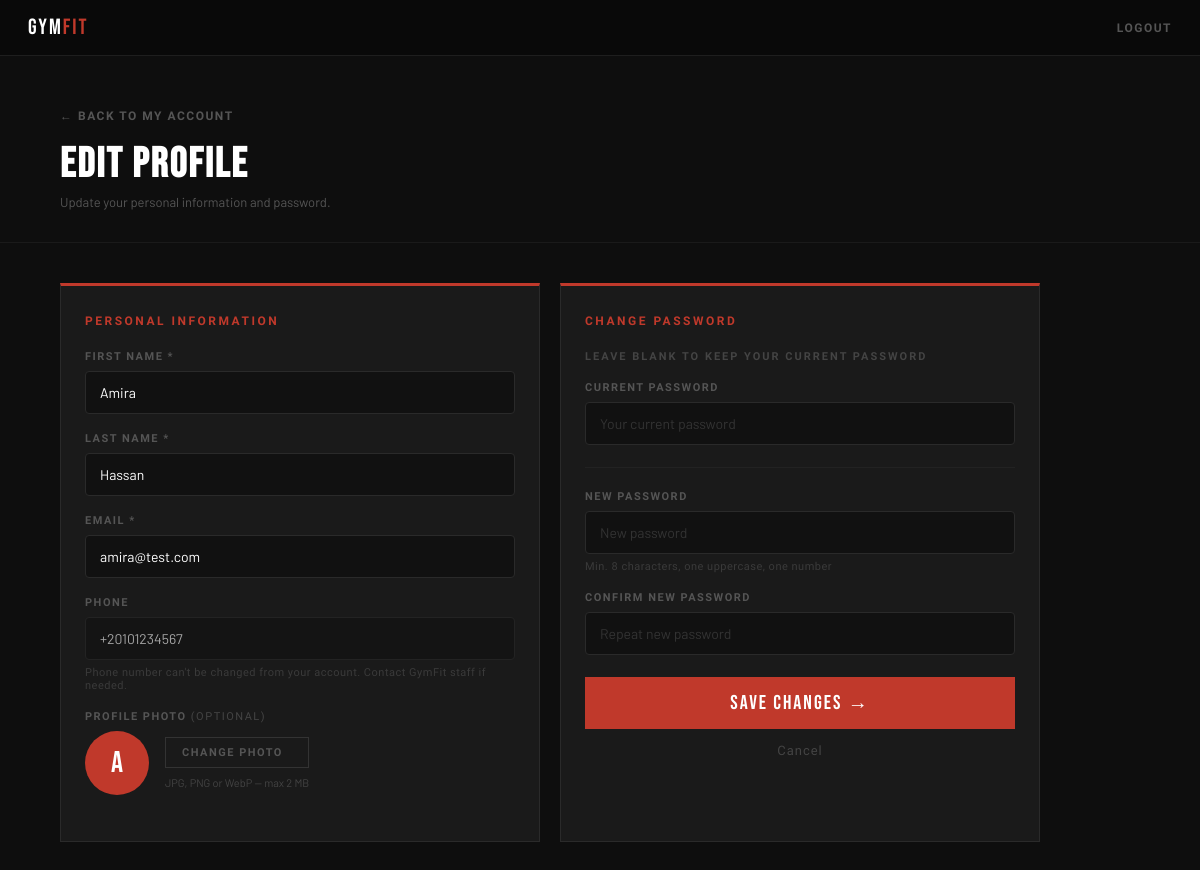
/index.php?route=member-edit (signed in), run on the app's committed database.
### tables this page shows
CREATE TABLE IF NOT EXISTS members (
    id_member         INT           AUTO_INCREMENT PRIMARY KEY,
    first_name        VARCHAR(100)  NOT NULL,
    last_name         VARCHAR(100)  NOT NULL,
    email             VARCHAR(150)  UNIQUE NOT NULL,
    password          VARCHAR(255)  NOT NULL,
    phone             VARCHAR(20),
    registration_date DATETIME      DEFAULT CURRENT_TIMESTAMP,
    status            ENUM('active','inactive','pending') DEFAULT 'pending',
    id_subscription   INT,
    id_role           INT           NOT NULL DEFAULT 2,
    avatar            VARCHAR(255),
    FOREIGN KEY (id_subscription) REFERENCES subscriptions(id_subscription),
    FOREIGN KEY (id_role) REFERENCES roles(id_role)
);

### app/controllers/AbstractController.php (called while the page is built, shortened)
 <?php
abstract class AbstractController
{
protected function render(string $view, array $data = []): void
{
    $subscriptionManager = new SubscriptionManager();
    $data['footerSubscriptions'] = $subscriptionManager->findAll();
    $courseManager = new CourseManager();
    $data['footerCourses'] = $courseManager->findAll();
    require __DIR__ . '/../views/' . $view . '.phtml';
}
}

### app/controllers/MemberController.php (called while the page is built, shortened)
<?php
class MemberController extends AbstractController
{
    public function editForm(): void
    {
        $memberManager = new MemberManager();
        $member = $memberManager->findOne($_SESSION['user']['id']);
        $error = null;
        $this->render('member-edit', [
            'member' => $member,
            'error'  => $error,
        ]);
    }
}

### index.php (called while the page is built, shortened)
<?php
$router = new Router();
$router->handleRequest($_GET);

### app/managers/AbstractManager.php (called while the page is built, shortened)
<?php
abstract class AbstractManager
{
    public function __construct()
    {
        try {
            $connexion = "mysql:host=".$_ENV["DB_HOST"].";port=3306;charset=".$_ENV["DB_CHARSET"].";dbname=".$_ENV["DB_NAME"];
            $this->db = new PDO(
                $connexion,
                $_ENV["DB_USER"],
                $_ENV["DB_PASSWORD"]
            );
        }catch (PDOException $e){
            error_log('Database connection failed: ' . $e->getMessage());
            if (($_ENV['APP_ENV'] ?? 'production') === 'development') {
                die('Connexion échouée : ' . $e->getMessage());
            }
            http_response_code(503);
            die('Service temporarily unavailable. Please try again later.');
        }
    }
}

### app/managers/SubscriptionManager.php (called while the page is built, shortened)
<?php
class SubscriptionManager extends AbstractManager
{
    public function findAll(): array
    {
        $query = $this->db->prepare(
            'SELECT * FROM subscriptions ORDER BY monthly_price'
        );
        $query->execute();
        $rows = $query->fetchAll(PDO::FETCH_ASSOC);
        $subscriptions = [];
        foreach ($rows as $row) {
            $subscription = new Subscription(
                $row['name'],
                $row['monthly_price'],
                $row['class_access'],
                $row['coaching_access'],
                $row['sauna_access'],
                $row['description'],
                $row['id_subscription']
            );
            $subscriptions[] = $subscription;
        }
        return $subscriptions;
    }
}

### app/managers/CourseManager.php (called while the page is built, shortened)
<?php
class CourseManager extends AbstractManager
{
    public function findAll(): array
    {
        $query = $this->db->prepare(
            'SELECT * FROM courses ORDER BY day, start_time'
        );
        $query->execute();
        $rows = $query->fetchAll(PDO::FETCH_ASSOC);
        $courses = [];
        foreach ($rows as $row) {
            $course = new Course(
                $row['name'],
                $row['type'],
                $row['level'],
                $row['coach'],
                $row['day'],
                $row['start_time'],
                $row['end_time'],
                $row['max_capacity'],
                $row['id_class']
            );
            $courses[] = $course;
        }
        return $courses;
    }
}

### app/managers/MemberManager.php (called while the page is built, shortened)
<?php
class MemberManager extends AbstractManager
{
    public function findOne(int $id): ?Member
    {
        $query = $this->db->prepare(
            'SELECT * FROM members WHERE id_member = :id'
        );
        $query->execute(['id' => $id]);
        $row = $query->fetch(PDO::FETCH_ASSOC);
        return new Member(
            $row['first_name'],
            $row['last_name'],
            $row['email'],
            $row['password'],
            $row['phone'],
            $row['status'],
            $row['id_subscription'],
            $row['id_member'],
            $row['registration_date'],
            $row['avatar'] ?? null,
            $row['id_role']
        );
    }
}

### app/models/Member.php (called while the page is built, shortened)
<?php
class Member {
    public function getFirstName(): string {
        return $this->firstName;
    }
    public function getLastName(): string {
        return $this->lastName;
    }
    public function getEmail(): string {
        return $this->email;
    }
    public function getPhone(): ?string {
        return $this->phone;
    }
    public function getAvatar(): ?string {
        return $this->avatar;
    }
}

### app/views/member-edit.phtml (the view, shortened to what this page needs)
<!DOCTYPE html>
<html lang="en">
<head>
    <link rel="stylesheet" href="public/assets/css/main.css">
</head>
<body>
<?php
$member = $data['member'] ?? null;
?>
<div class="edit-wrapper">
    <nav class="member-nav">
        <a href="index.php?route=home" class="logo">Gym<em>Fit</em></a>
        <a href="index.php?route=logout" class="member-logout">Logout</a>
    </nav>
    <div class="edit-header">
        <a href="index.php?route=member" class="edit-back">← Back to my account</a>
        <h1 class="edit-title">Edit Profile</h1>
        <p class="edit-sub">Update your personal information and password.</p>
    </div>
    <form action="index.php?route=member-check-edit" method="POST" enctype="multipart/form-data">
        <div class="edit-content">
            <div class="edit-card">
                <p class="edit-card-title">Personal Information</p>
                <div class="e-group">
                    <label>First Name *</label>
                    <input type="text" name="first_name" required
                           value="<?= htmlspecialchars($member->getFirstName()) ?>">
                </div>
                <div class="e-group">
                    <label>Last Name *</label>
                    <input type="text" name="last_name" required
                           value="<?= htmlspecialchars($member->getLastName()) ?>">
                </div>
                <div class="e-group">
                    <label>Email *</label>
                    <input type="email" name="email" required
                           value="<?= htmlspecialchars($member->getEmail()) ?>">
                </div>
                <div class="e-group">
                    <label>Phone</label>
                    <input type="text" value="<?= htmlspecialchars($member->getPhone() ?? '') ?>"
                           readonly disabled style="opacity:.6;cursor:not-allowed;">
                    <p class="pwd-hint">Phone number can't be changed from your account. Contact GymFit staff if needed.</p>
                </div>
                <div class="e-group">
                    <label>Profile Photo <span style="color:#444;font-weight:normal">(optional)</span></label>
                    <div class="av-wrap">
                        <div class="av-circle" id="av-preview">
                            <?php if ($member->getAvatar()): ?>
                                <img src="public/assets/uploads/avatars/<?= htmlspecialchars($member->getAvatar()) ?>" alt="avatar">
                            <?php else: ?>
                                <span><?= strtoupper(substr($member->getFirstName(), 0, 1)) ?></span>
                            <?php endif; ?>
                        </div>
                        <div>
                            <label class="av-btn" for="av-input">Change photo</label>
                            <p class="av-hint">JPG, PNG or WebP — max 2 MB</p>
                        </div>
                    </div>
                </div>
            </div>
            <div class="edit-card">
                <p class="edit-card-title">Change Password</p>
                <p class="pwd-optional">Leave blank to keep your current password</p>
                <div class="e-group">
                    <label>Current Password</label>
                    <input type="password" name="current_password"
                           placeholder="Your current password">
                </div>
                <hr class="pwd-divider">
                <div class="e-group">
                    <label>New Password</label>
                    <input type="password" name="new_password" id="new_password"
                           placeholder="New password">
                    <p class="pwd-hint">Min. 8 characters, one uppercase, one number</p>
                </div>
                <div class="e-group">
                    <label>Confirm New Password</label>
                    <input type="password" name="confirm_password" id="confirm_password"
                           placeholder="Repeat new password">
                </div>
                <button type="submit" class="edit-btn">Save Changes →</button>
                <a href="index.php?route=member" class="edit-cancel">Cancel</a>
            </div>
        </div>
    </form>
</div>
</body>
</html>

### public/assets/css/main.css (style rules this page uses)
:root { --red: #C0392B; --red-d: #96281B; --black: #0e0e0e; --dark: #1A1A1A; --dark2: #242424; --white: #ffffff; --gray: #f5f5f5; --font-display: 'Bebas Neue', sans-serif; --font-ui: 'Barlow Condensed', sans-serif; --font-body: 'Barlow', sans-serif; }
* { box-sizing: border-box; margin: 0; padding: 0; }
body { font-family: var(--font-body); background: var(--black); color: var(--white); }
a { color: inherit; }
.logo { font-family: var(--font-display); font-size: 22px; letter-spacing: 2px; color: #fff; text-decoration: none; }
.logo em { color: var(--red); font-style: normal; }
label { display: block; font-size: 13px; font-weight: bold; margin-bottom: 6px; color: #333; }
input, select, textarea { width: 100%; padding: 10px; border: 1px solid #ddd; border-radius: 4px; font-size: 14px; font-family: var(--font-body); }

### app/views/member-edit.phtml (style rules this page uses)
.edit-wrapper { min-height: 100vh; background: #0e0e0e; }
.member-nav { display: flex; align-items: center; justify-content: space-between; padding: 0 28px; height: 56px; background: rgba(10,10,10,.97); border-bottom: 1px solid #1e1e1e; position: sticky; top: 0; z-index: 100; }
.member-logout { font-family: 'Barlow Condensed', sans-serif; font-size: 12px; font-weight: 700; letter-spacing: 1.5px; text-transform: uppercase; color: #555; text-decoration: none; transition: color .2s; }
.edit-header { padding: 40px 28px 28px; border-bottom: 1px solid #1a1a1a; }
.edit-back { font-family: 'Barlow Condensed', sans-serif; font-size: 12px; font-weight: 700; letter-spacing: 1.5px; text-transform: uppercase; color: #555; text-decoration: none; display: inline-flex; align-items: center; gap: 6px; margin-bottom: 16px; transition: color .2s; }
.edit-title { font-family: 'Bebas Neue', sans-serif; font-size: 42px; color: #fff; letter-spacing: 2px; }
.edit-sub { font-size: 13px; color: #555; margin-top: 4px; }
.edit-content { display: grid; grid-template-columns: 1fr; gap: 20px; padding: 28px; max-width: 1100px; }
@media (min-width: 768px) { .edit-content { grid-template-columns: 1fr 1fr; padding: 40px 60px; } }
@media (min-width: 768px) { .edit-header { padding: 48px 60px 32px; } }
.edit-card { background: #1a1a1a; border: 1px solid #2a2a2a; border-top: 3px solid #C0392B; padding: 28px 24px; }
.edit-card-title { font-family: 'Barlow Condensed', sans-serif; font-size: 12px; font-weight: 700; letter-spacing: 2.5px; text-transform: uppercase; color: #C0392B; margin-bottom: 22px; }
.e-group { margin-bottom: 18px; }
.e-group label { display: block; font-family: 'Barlow Condensed', sans-serif; font-size: 11px; font-weight: 700; letter-spacing: 1.5px; text-transform: uppercase; color: #555; margin-bottom: 8px; }
.e-group input { width: 100%; padding: 12px 14px; background: #111; border: 1px solid #2a2a2a; color: #fff; font-size: 14px; font-family: 'Barlow', sans-serif; outline: none; transition: border-color .2s; }
.e-group input::placeholder { color: #333; }
.pwd-hint { margin-top: 6px; font-size: 11px; color: #3a3a3a; font-family: 'Barlow Condensed', sans-serif; letter-spacing: .5px; }
.pwd-divider { border: none; border-top: 1px solid #222; margin: 22px 0; }
.pwd-optional { font-family: 'Barlow Condensed', sans-serif; font-size: 11px; font-weight: 700; letter-spacing: 2px; text-transform: uppercase; color: #444; margin-bottom: 18px; }
.edit-btn { width: 100%; padding: 14px; background: #C0392B; color: #fff; border: none; cursor: pointer; font-family: 'Bebas Neue', sans-serif; font-size: 20px; letter-spacing: 2px; transition: background .2s; margin-top: 4px; }
.edit-cancel { display: block; text-align: center; margin-top: 14px; font-family: 'Barlow Condensed', sans-serif; font-size: 13px; letter-spacing: 1px; color: #444; text-decoration: none; transition: color .2s; }
.av-wrap { display:flex; align-items:center; gap:16px; }
.av-circle { width:64px; height:64px; border-radius:50%; background:#C0392B; overflow:hidden; flex-shrink:0; display:flex; align-items:center; justify-content:center; font-family:'Bebas Neue',sans-serif; font-size:30px; color:#fff; }
.av-btn { display:inline-block; padding:8px 16px; background:transparent; border:1px solid #333; color:#aaa; font-family:'Barlow Condensed',sans-serif; font-size:12px; font-weight:700; letter-spacing:1.5px; text-transform:uppercase; cursor:pointer; transition:all .2s; }
.av-hint { font-size:11px; color:#444; margin:6px 0 0; }

### data on the page
members: first_name "Amira", last_name "Hassan", email "amira@test.com", phone "+20101234567", first_name "A"
